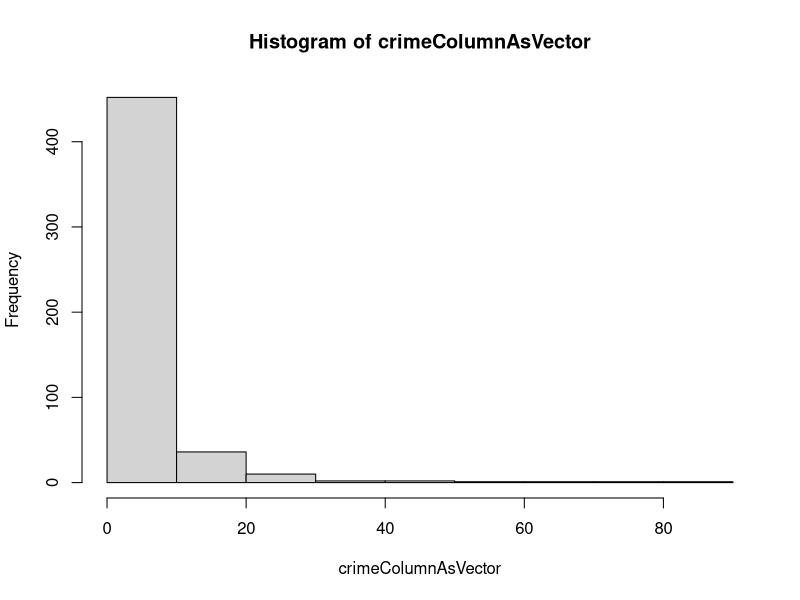

Source code (R): (Note: this script raises an error after producing the figure.)
## ---- chunk 1
if(!require('MASS')){
  library('MASS')
}
data(Boston)
str(Boston)
## ---- chunk 2
head(Boston, n=10)
tail(Boston, n=2)
dataFrameBoston<-Boston
dataFrameBoston[5,]
head(1:5, n=10)
## ---- chunk 3
# Store Boston into a dataframe
# Store entire first column of data frame into crimeColumnAsVector
dataFrameBoston<-Boston
crimeColumnAsVector <- dataFrameBoston[,1]

# Find Mean.
result.mean <- mean(crimeColumnAsVector)
print(result.mean)

# Find Median.
result.median <- median(crimeColumnAsVector)
print(result.median)

# Find Range.
result.range <- range(crimeColumnAsVector)
print(result.range)
## ---- chunk 4
hist(crimeColumnAsVector)
print(crimeColumnAsVector)
## ---- chunk 5
# Store entire 14th column of data frame into medvColumnAsVector
medvColumnAsVector <- dataFrameBoston[,14]
cor(crimeColumnAsVector, medvColumnAsVector)
## ---- chunk 6
# Store entire 6th column of data frame into roomColumnAsVector
roomColumnAsVector <- dataFrameBoston[,6]
## ---- chunk 7
# Store entire fourth column of data frame into chasColumnAsVector
chasColumnAsVector <- dataFrameBoston[,4]
## ---- chunk 8
# Store entire 9th column of data frame into radColumnAsVector
radColumnAsVector <- dataFrameBoston[,9]
## ---- chunk 9

## ---- chunk 10
# Store entire 13th column of data frame into lstatColumnAsVector
lstatColumnAsVector <- dataFrameBoston[,13]

# create new data frame from 4 vectors
dataFrameSummary <- c(crimeColumnAsVector)
dataFrameSummary <- c(roomColumnAsVector)
dataFrameSummary <- c(lstatColumnAsVector)
dataFrameSummary <- c(medvColumnAsVector)
print(dataFrameSummary)

# find neighborhood with highest median value
frameIndex <- which.max(medvColumnAsVector)
print(frameIndex)

dataFrameSummary[162,]

